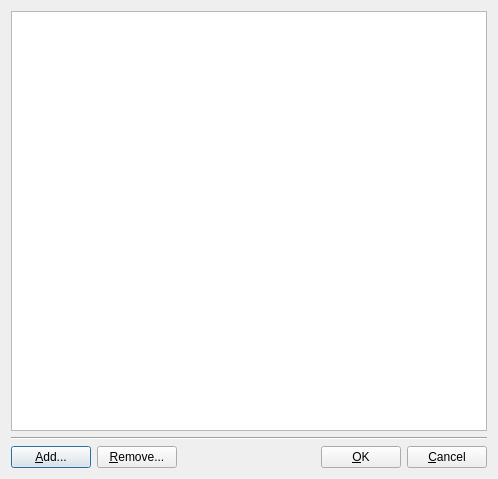
<ui version="4.0" >
 <class>ProjectFilesDialog</class>
 <widget class="QDialog" name="ProjectFilesDialog" >
  <property name="geometry" >
   <rect>
    <x>0</x>
    <y>0</y>
    <width>498</width>
    <height>479</height>
   </rect>
  </property>
  <property name="windowTitle" >
   <string>Project Files</string>
  </property>
  <layout class="QVBoxLayout" name="verticalLayout" >
   <item>
    <widget class="QTreeView" name="view_" >
     <property name="rootIsDecorated" >
      <bool>true</bool>
     </property>
     <property name="uniformRowHeights" >
      <bool>true</bool>
     </property>
     <property name="itemsExpandable" >
      <bool>true</bool>
     </property>
     <property name="sortingEnabled" >
      <bool>false</bool>
     </property>
     <property name="expandsOnDoubleClick" >
      <bool>true</bool>
     </property>
    </widget>
   </item>
   <item>
    <widget class="Line" name="line" >
     <property name="orientation" >
      <enum>Qt::Horizontal</enum>
     </property>
    </widget>
   </item>
   <item>
    <layout class="QHBoxLayout" name="horizontalLayout" >
     <item>
      <widget class="QPushButton" name="addButton_" >
       <property name="text" >
        <string>&amp;Add...</string>
       </property>
      </widget>
     </item>
     <item>
      <widget class="QPushButton" name="removeButton_" >
       <property name="text" >
        <string>&amp;Remove...</string>
       </property>
      </widget>
     </item>
     <item>
      <spacer name="horizontalSpacer" >
       <property name="orientation" >
        <enum>Qt::Horizontal</enum>
       </property>
       <property name="sizeHint" stdset="0" >
        <size>
         <width>40</width>
         <height>20</height>
        </size>
       </property>
      </spacer>
     </item>
     <item>
      <widget class="QPushButton" name="okButton_" >
       <property name="text" >
        <string>&amp;OK</string>
       </property>
      </widget>
     </item>
     <item>
      <widget class="QPushButton" name="cancelButton_" >
       <property name="text" >
        <string>&amp;Cancel</string>
       </property>
      </widget>
     </item>
    </layout>
   </item>
  </layout>
 </widget>
 <resources/>
 <connections>
  <connection>
   <sender>addButton_</sender>
   <signal>clicked()</signal>
   <receiver>ProjectFilesDialog</receiver>
   <slot>addFiles()</slot>
   <hints>
    <hint type="sourcelabel" >
     <x>64</x>
     <y>457</y>
    </hint>
    <hint type="destinationlabel" >
     <x>22</x>
     <y>475</y>
    </hint>
   </hints>
  </connection>
  <connection>
   <sender>removeButton_</sender>
   <signal>clicked()</signal>
   <receiver>ProjectFilesDialog</receiver>
   <slot>removeFiles()</slot>
   <hints>
    <hint type="sourcelabel" >
     <x>142</x>
     <y>461</y>
    </hint>
    <hint type="destinationlabel" >
     <x>141</x>
     <y>480</y>
    </hint>
   </hints>
  </connection>
  <connection>
   <sender>okButton_</sender>
   <signal>clicked()</signal>
   <receiver>ProjectFilesDialog</receiver>
   <slot>accept()</slot>
   <hints>
    <hint type="sourcelabel" >
     <x>358</x>
     <y>464</y>
    </hint>
    <hint type="destinationlabel" >
     <x>360</x>
     <y>479</y>
    </hint>
   </hints>
  </connection>
  <connection>
   <sender>cancelButton_</sender>
   <signal>clicked()</signal>
   <receiver>ProjectFilesDialog</receiver>
   <slot>reject()</slot>
   <hints>
    <hint type="sourcelabel" >
     <x>453</x>
     <y>458</y>
    </hint>
    <hint type="destinationlabel" >
     <x>452</x>
     <y>479</y>
    </hint>
   </hints>
  </connection>
 </connections>
 <slots>
  <slot>addFiles()</slot>
  <slot>removeFiles()</slot>
 </slots>
</ui>
